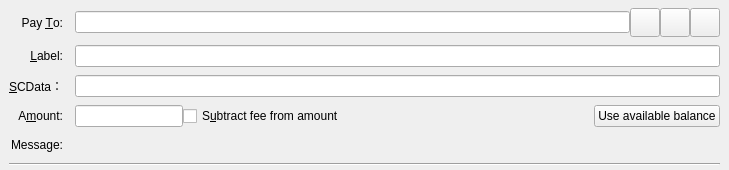
<?xml version="1.0" encoding="UTF-8"?>
<ui version="4.0">
 <class>SendCoinsEntry</class>
 <widget class="QStackedWidget" name="SendCoinsEntry">
  <property name="geometry">
   <rect>
    <x>0</x>
    <y>0</y>
    <width>729</width>
    <height>170</height>
   </rect>
  </property>
  <property name="focusPolicy">
   <enum>Qt::TabFocus</enum>
  </property>
  <property name="autoFillBackground">
   <bool>false</bool>
  </property>
  <widget class="QFrame" name="SendCoins">
   <property name="toolTip">
    <string>This is a normal payment.</string>
   </property>
   <property name="frameShape">
    <enum>QFrame::NoFrame</enum>
   </property>
   <layout class="QGridLayout" name="gridLayout">
    <property name="topMargin">
     <number>8</number>
    </property>
    <property name="bottomMargin">
     <number>4</number>
    </property>
    <property name="horizontalSpacing">
     <number>12</number>
    </property>
    <property name="verticalSpacing">
     <number>8</number>
    </property>
    <item row="0" column="0">
     <widget class="QLabel" name="payToLabel">
      <property name="text">
       <string>Pay &amp;To:</string>
      </property>
      <property name="alignment">
       <set>Qt::AlignRight|Qt::AlignTrailing|Qt::AlignVCenter</set>
      </property>
      <property name="buddy">
       <cstring>payTo</cstring>
      </property>
     </widget>
    </item>
    <item row="0" column="1">
     <layout class="QHBoxLayout" name="payToLayout">
      <property name="spacing">
       <number>0</number>
      </property>
      <item>
       <widget class="QValidatedLineEdit" name="payTo">
        <property name="toolTip">
         <string>The Bitcoin address to send the payment to</string>
        </property>
       </widget>
      </item>
      <item>
       <widget class="QToolButton" name="addressBookButton">
        <property name="toolTip">
         <string>Choose previously used address</string>
        </property>
        <property name="text">
         <string/>
        </property>
        <property name="icon">
         <iconset resource="../bitcoin.qrc">
          <normaloff>:/icons/address-book</normaloff>:/icons/address-book</iconset>
        </property>
        <property name="iconSize">
         <size>
          <width>22</width>
          <height>22</height>
         </size>
        </property>
        <property name="shortcut">
         <string>Alt+A</string>
        </property>
       </widget>
      </item>
      <item>
       <widget class="QToolButton" name="pasteButton">
        <property name="toolTip">
         <string>Paste address from clipboard</string>
        </property>
        <property name="text">
         <string/>
        </property>
        <property name="icon">
         <iconset resource="../bitcoin.qrc">
          <normaloff>:/icons/editpaste</normaloff>:/icons/editpaste</iconset>
        </property>
        <property name="iconSize">
         <size>
          <width>22</width>
          <height>22</height>
         </size>
        </property>
        <property name="shortcut">
         <string>Alt+P</string>
        </property>
       </widget>
      </item>
      <item>
       <widget class="QToolButton" name="deleteButton">
        <property name="toolTip">
         <string>Remove this entry</string>
        </property>
        <property name="text">
         <string/>
        </property>
        <property name="icon">
         <iconset resource="../bitcoin.qrc">
          <normaloff>:/icons/remove</normaloff>:/icons/remove</iconset>
        </property>
        <property name="iconSize">
         <size>
          <width>22</width>
          <height>22</height>
         </size>
        </property>
       </widget>
      </item>
     </layout>
    </item>
    <item row="1" column="0">
     <widget class="QLabel" name="labellLabel">
      <property name="text">
       <string>&amp;Label:</string>
      </property>
      <property name="alignment">
       <set>Qt::AlignRight|Qt::AlignTrailing|Qt::AlignVCenter</set>
      </property>
      <property name="buddy">
       <cstring>addAsLabel</cstring>
      </property>
     </widget>
    </item>
    <item row="1" column="1">
     <widget class="QLineEdit" name="addAsLabel">
      <property name="toolTip">
       <string>Enter a label for this address to add it to the list of used addresses</string>
      </property>
     </widget>
    </item>
    <item row="2" column="0">
       <widget class="QLabel" name="labellData">
         <property name="text">
           <string>&amp;SCData：</string>
         </property>
         <property name="alignment">
           <set>Qt::AlignRight|Qt::AlignTrailing|Qt::AlignVCenter</set>
         </property>
         <property name="buddy">
           <cstring>addAsData</cstring>
         </property>
       </widget>
     </item>
    <item row="2" column="1">
       <widget class="QLineEdit" name="addAsData">
         <property name="toolTip">
           <string>Enter Data </string>
         </property>
       </widget>
    </item>

    <item row="3" column="0">
     <widget class="QLabel" name="amountLabel">
      <property name="text">
       <string>A&amp;mount:</string>
      </property>
      <property name="alignment">
       <set>Qt::AlignRight|Qt::AlignTrailing|Qt::AlignVCenter</set>
      </property>
      <property name="buddy">
       <cstring>payAmount</cstring>
      </property>
     </widget>
    </item>
    <item row="3" column="1">
     <layout class="QHBoxLayout" name="horizontalLayoutAmount" stretch="0,1,0">
      <item>
       <widget class="BitcoinAmountField" name="payAmount"/>
      </item>
      <item>
       <widget class="QCheckBox" name="checkboxSubtractFeeFromAmount">
        <property name="toolTip">
         <string>The fee will be deducted from the amount being sent. The recipient will receive less bitcoins than you enter in the amount field. If multiple recipients are selected, the fee is split equally.</string>
        </property>
        <property name="text">
         <string>S&amp;ubtract fee from amount</string>
        </property>
       </widget>
      </item>
      <item>
       <widget class="QPushButton" name="useAvailableBalanceButton">
        <property name="text">
         <string>Use available balance</string>
        </property>
       </widget>
      </item>
     </layout>
    </item>
    <item row="4" column="0">
     <widget class="QLabel" name="messageLabel">
      <property name="text">
       <string>Message:</string>
      </property>
      <property name="alignment">
       <set>Qt::AlignRight|Qt::AlignTrailing|Qt::AlignVCenter</set>
      </property>
     </widget>
    </item>
    <item row="4" column="1">
     <widget class="QLabel" name="messageTextLabel">
      <property name="toolTip">
       <string>A message that was attached to the bitcoin: URI which will be stored with the transaction for your reference. Note: This message will not be sent over the Bitcoin network.</string>
      </property>
      <property name="textFormat">
       <enum>Qt::PlainText</enum>
      </property>
     </widget>
    </item>
    <item row="5" column="0" colspan="2">
     <widget class="Line" name="line">
      <property name="orientation">
       <enum>Qt::Horizontal</enum>
      </property>
     </widget>
    </item>
   </layout>
  </widget>
  <widget class="QFrame" name="SendCoins_UnauthenticatedPaymentRequest">
   <property name="palette">
    <palette>
     <active>
      <colorrole role="WindowText">
       <brush brushstyle="SolidPattern">
        <color alpha="255">
         <red>0</red>
         <green>0</green>
         <blue>0</blue>
        </color>
       </brush>
      </colorrole>
      <colorrole role="Button">
       <brush brushstyle="SolidPattern">
        <color alpha="255">
         <red>255</red>
         <green>255</green>
         <blue>127</blue>
        </color>
       </brush>
      </colorrole>
      <colorrole role="Light">
       <brush brushstyle="SolidPattern">
        <color alpha="255">
         <red>255</red>
         <green>255</green>
         <blue>255</blue>
        </color>
       </brush>
      </colorrole>
      <colorrole role="Midlight">
       <brush brushstyle="SolidPattern">
        <color alpha="255">
         <red>255</red>
         <green>255</green>
         <blue>191</blue>
        </color>
       </brush>
      </colorrole>
      <colorrole role="Dark">
       <brush brushstyle="SolidPattern">
        <color alpha="255">
         <red>127</red>
         <green>127</green>
         <blue>63</blue>
        </color>
       </brush>
      </colorrole>
      <colorrole role="Mid">
       <brush brushstyle="SolidPattern">
        <color alpha="255">
         <red>170</red>
         <green>170</green>
         <blue>84</blue>
        </color>
       </brush>
      </colorrole>
      <colorrole role="Text">
       <brush brushstyle="SolidPattern">
        <color alpha="255">
         <red>0</red>
         <green>0</green>
         <blue>0</blue>
        </color>
       </brush>
      </colorrole>
      <colorrole role="BrightText">
       <brush brushstyle="SolidPattern">
        <color alpha="255">
         <red>255</red>
         <green>255</green>
         <blue>255</blue>
        </color>
       </brush>
      </colorrole>
      <colorrole role="ButtonText">
       <brush brushstyle="SolidPattern">
        <color alpha="255">
         <red>0</red>
         <green>0</green>
         <blue>0</blue>
        </color>
       </brush>
      </colorrole>
      <colorrole role="Base">
       <brush brushstyle="SolidPattern">
        <color alpha="255">
         <red>255</red>
         <green>255</green>
         <blue>255</blue>
        </color>
       </brush>
      </colorrole>
      <colorrole role="Window">
       <brush brushstyle="SolidPattern">
        <color alpha="255">
         <red>255</red>
         <green>255</green>
         <blue>127</blue>
        </color>
       </brush>
      </colorrole>
      <colorrole role="Shadow">
       <brush brushstyle="SolidPattern">
        <color alpha="255">
         <red>0</red>
         <green>0</green>
         <blue>0</blue>
        </color>
       </brush>
      </colorrole>
      <colorrole role="AlternateBase">
       <brush brushstyle="SolidPattern">
        <color alpha="255">
         <red>255</red>
         <green>255</green>
         <blue>191</blue>
        </color>
       </brush>
      </colorrole>
      <colorrole role="ToolTipBase">
       <brush brushstyle="SolidPattern">
        <color alpha="255">
         <red>255</red>
         <green>255</green>
         <blue>220</blue>
        </color>
       </brush>
      </colorrole>
      <colorrole role="ToolTipText">
       <brush brushstyle="SolidPattern">
        <color alpha="255">
         <red>0</red>
         <green>0</green>
         <blue>0</blue>
        </color>
       </brush>
      </colorrole>
     </active>
     <inactive>
      <colorrole role="WindowText">
       <brush brushstyle="SolidPattern">
        <color alpha="255">
         <red>0</red>
         <green>0</green>
         <blue>0</blue>
        </color>
       </brush>
      </colorrole>
      <colorrole role="Button">
       <brush brushstyle="SolidPattern">
        <color alpha="255">
         <red>255</red>
         <green>255</green>
         <blue>127</blue>
        </color>
       </brush>
      </colorrole>
      <colorrole role="Light">
       <brush brushstyle="SolidPattern">
        <color alpha="255">
         <red>255</red>
         <green>255</green>
         <blue>255</blue>
        </color>
       </brush>
      </colorrole>
      <colorrole role="Midlight">
       <brush brushstyle="SolidPattern">
        <color alpha="255">
         <red>255</red>
         <green>255</green>
         <blue>191</blue>
        </color>
       </brush>
      </colorrole>
      <colorrole role="Dark">
       <brush brushstyle="SolidPattern">
        <color alpha="255">
         <red>127</red>
         <green>127</green>
         <blue>63</blue>
        </color>
       </brush>
      </colorrole>
      <colorrole role="Mid">
       <brush brushstyle="SolidPattern">
        <color alpha="255">
         <red>170</red>
         <green>170</green>
         <blue>84</blue>
        </color>
       </brush>
      </colorrole>
      <colorrole role="Text">
       <brush brushstyle="SolidPattern">
        <color alpha="255">
         <red>0</red>
         <green>0</green>
         <blue>0</blue>
        </color>
       </brush>
      </colorrole>
      <colorrole role="BrightText">
       <brush brushstyle="SolidPattern">
        <color alpha="255">
         <red>255</red>
         <green>255</green>
         <blue>255</blue>
        </color>
       </brush>
      </colorrole>
      <colorrole role="ButtonText">
       <brush brushstyle="SolidPattern">
        <color alpha="255">
         <red>0</red>
         <green>0</green>
         <blue>0</blue>
        </color>
       </brush>
      </colorrole>
      <colorrole role="Base">
       <brush brushstyle="SolidPattern">
        <color alpha="255">
         <red>255</red>
         <green>255</green>
         <blue>255</blue>
        </color>
       </brush>
      </colorrole>
      <colorrole role="Window">
       <brush brushstyle="SolidPattern">
        <color alpha="255">
         <red>255</red>
         <green>255</green>
         <blue>127</blue>
        </color>
       </brush>
      </colorrole>
      <colorrole role="Shadow">
       <brush brushstyle="SolidPattern">
        <color alpha="255">
         <red>0</red>
         <green>0</green>
         <blue>0</blue>
        </color>
       </brush>
      </colorrole>
      <colorrole role="AlternateBase">
       <brush brushstyle="SolidPattern">
        <color alpha="255">
         <red>255</red>
         <green>255</green>
         <blue>191</blue>
        </color>
       </brush>
      </colorrole>
      <colorrole role="ToolTipBase">
       <brush brushstyle="SolidPattern">
        <color alpha="255">
         <red>255</red>
         <green>255</green>
         <blue>220</blue>
        </color>
       </brush>
      </colorrole>
      <colorrole role="ToolTipText">
       <brush brushstyle="SolidPattern">
        <color alpha="255">
         <red>0</red>
         <green>0</green>
         <blue>0</blue>
        </color>
       </brush>
      </colorrole>
     </inactive>
     <disabled>
      <colorrole role="WindowText">
       <brush brushstyle="SolidPattern">
        <color alpha="255">
         <red>127</red>
         <green>127</green>
         <blue>63</blue>
        </color>
       </brush>
      </colorrole>
      <colorrole role="Button">
       <brush brushstyle="SolidPattern">
        <color alpha="255">
         <red>255</red>
         <green>255</green>
         <blue>127</blue>
        </color>
       </brush>
      </colorrole>
      <colorrole role="Light">
       <brush brushstyle="SolidPattern">
        <color alpha="255">
         <red>255</red>
         <green>255</green>
         <blue>255</blue>
        </color>
       </brush>
      </colorrole>
      <colorrole role="Midlight">
       <brush brushstyle="SolidPattern">
        <color alpha="255">
         <red>255</red>
         <green>255</green>
         <blue>191</blue>
        </color>
       </brush>
      </colorrole>
      <colorrole role="Dark">
       <brush brushstyle="SolidPattern">
        <color alpha="255">
         <red>127</red>
         <green>127</green>
         <blue>63</blue>
        </color>
       </brush>
      </colorrole>
      <colorrole role="Mid">
       <brush brushstyle="SolidPattern">
        <color alpha="255">
         <red>170</red>
         <green>170</green>
         <blue>84</blue>
        </color>
       </brush>
      </colorrole>
      <colorrole role="Text">
       <brush brushstyle="SolidPattern">
        <color alpha="255">
         <red>127</red>
         <green>127</green>
         <blue>63</blue>
        </color>
       </brush>
      </colorrole>
      <colorrole role="BrightText">
       <brush brushstyle="SolidPattern">
        <color alpha="255">
         <red>255</red>
         <green>255</green>
         <blue>255</blue>
        </color>
       </brush>
      </colorrole>
      <colorrole role="ButtonText">
       <brush brushstyle="SolidPattern">
        <color alpha="255">
         <red>127</red>
         <green>127</green>
         <blue>63</blue>
        </color>
       </brush>
      </colorrole>
      <colorrole role="Base">
       <brush brushstyle="SolidPattern">
        <color alpha="255">
         <red>255</red>
         <green>255</green>
         <blue>127</blue>
        </color>
       </brush>
      </colorrole>
      <colorrole role="Window">
       <brush brushstyle="SolidPattern">
        <color alpha="255">
         <red>255</red>
         <green>255</green>
         <blue>127</blue>
        </color>
       </brush>
      </colorrole>
      <colorrole role="Shadow">
       <brush brushstyle="SolidPattern">
        <color alpha="255">
         <red>0</red>
         <green>0</green>
         <blue>0</blue>
        </color>
       </brush>
      </colorrole>
      <colorrole role="AlternateBase">
       <brush brushstyle="SolidPattern">
        <color alpha="255">
         <red>255</red>
         <green>255</green>
         <blue>127</blue>
        </color>
       </brush>
      </colorrole>
      <colorrole role="ToolTipBase">
       <brush brushstyle="SolidPattern">
        <color alpha="255">
         <red>255</red>
         <green>255</green>
         <blue>220</blue>
        </color>
       </brush>
      </colorrole>
      <colorrole role="ToolTipText">
       <brush brushstyle="SolidPattern">
        <color alpha="255">
         <red>0</red>
         <green>0</green>
         <blue>0</blue>
        </color>
       </brush>
      </colorrole>
     </disabled>
    </palette>
   </property>
   <property name="toolTip">
    <string>This is an unauthenticated payment request.</string>
   </property>
   <property name="autoFillBackground">
    <bool>true</bool>
   </property>
   <property name="frameShape">
    <enum>QFrame::NoFrame</enum>
   </property>
   <layout class="QGridLayout" name="gridLayout_is">
    <property name="spacing">
     <number>12</number>
    </property>
    <item row="0" column="0">
     <widget class="QLabel" name="payToLabel_is">
      <property name="text">
       <string>Pay To:</string>
      </property>
      <property name="alignment">
       <set>Qt::AlignRight|Qt::AlignTrailing|Qt::AlignVCenter</set>
      </property>
     </widget>
    </item>
    <item row="0" column="1">
     <layout class="QHBoxLayout" name="payToLayout_is">
      <property name="spacing">
       <number>0</number>
      </property>
      <item>
       <widget class="QLabel" name="payTo_is"/>
      </item>
      <item>
       <widget class="QToolButton" name="deleteButton_is">
        <property name="toolTip">
         <string>Remove this entry</string>
        </property>
        <property name="text">
         <string/>
        </property>
        <property name="icon">
         <iconset resource="../bitcoin.qrc">
          <normaloff>:/icons/remove</normaloff>:/icons/remove</iconset>
        </property>
       </widget>
      </item>
     </layout>
    </item>
    <item row="1" column="0">
     <widget class="QLabel" name="memoLabel_is">
      <property name="text">
       <string>Memo:</string>
      </property>
      <property name="alignment">
       <set>Qt::AlignRight|Qt::AlignTrailing|Qt::AlignVCenter</set>
      </property>
     </widget>
    </item>
    <item row="1" column="1">
     <widget class="QLabel" name="memoTextLabel_is">
      <property name="textFormat">
       <enum>Qt::PlainText</enum>
      </property>
     </widget>
    </item>
    <item row="2" column="0">
     <widget class="QLabel" name="amountLabel_is">
      <property name="text">
       <string>A&amp;mount:</string>
      </property>
      <property name="alignment">
       <set>Qt::AlignRight|Qt::AlignTrailing|Qt::AlignVCenter</set>
      </property>
      <property name="buddy">
       <cstring>payAmount_is</cstring>
      </property>
     </widget>
    </item>
    <item row="2" column="1">
     <widget class="BitcoinAmountField" name="payAmount_is">
      <property name="acceptDrops">
       <bool>false</bool>
      </property>
     </widget>
    </item>
   </layout>
  </widget>
  <widget class="QFrame" name="SendCoins_AuthenticatedPaymentRequest">
   <property name="palette">
    <palette>
     <active>
      <colorrole role="WindowText">
       <brush brushstyle="SolidPattern">
        <color alpha="255">
         <red>0</red>
         <green>0</green>
         <blue>0</blue>
        </color>
       </brush>
      </colorrole>
      <colorrole role="Button">
       <brush brushstyle="SolidPattern">
        <color alpha="255">
         <red>140</red>
         <green>232</green>
         <blue>119</blue>
        </color>
       </brush>
      </colorrole>
      <colorrole role="Light">
       <brush brushstyle="SolidPattern">
        <color alpha="255">
         <red>230</red>
         <green>255</green>
         <blue>224</blue>
        </color>
       </brush>
      </colorrole>
      <colorrole role="Midlight">
       <brush brushstyle="SolidPattern">
        <color alpha="255">
         <red>185</red>
         <green>243</green>
         <blue>171</blue>
        </color>
       </brush>
      </colorrole>
      <colorrole role="Dark">
       <brush brushstyle="SolidPattern">
        <color alpha="255">
         <red>70</red>
         <green>116</green>
         <blue>59</blue>
        </color>
       </brush>
      </colorrole>
      <colorrole role="Mid">
       <brush brushstyle="SolidPattern">
        <color alpha="255">
         <red>93</red>
         <green>155</green>
         <blue>79</blue>
        </color>
       </brush>
      </colorrole>
      <colorrole role="Text">
       <brush brushstyle="SolidPattern">
        <color alpha="255">
         <red>0</red>
         <green>0</green>
         <blue>0</blue>
        </color>
       </brush>
      </colorrole>
      <colorrole role="BrightText">
       <brush brushstyle="SolidPattern">
        <color alpha="255">
         <red>155</red>
         <green>255</green>
         <blue>147</blue>
        </color>
       </brush>
      </colorrole>
      <colorrole role="ButtonText">
       <brush brushstyle="SolidPattern">
        <color alpha="255">
         <red>0</red>
         <green>0</green>
         <blue>0</blue>
        </color>
       </brush>
      </colorrole>
      <colorrole role="Base">
       <brush brushstyle="SolidPattern">
        <color alpha="255">
         <red>119</red>
         <green>255</green>
         <blue>233</blue>
        </color>
       </brush>
      </colorrole>
      <colorrole role="Window">
       <brush brushstyle="SolidPattern">
        <color alpha="255">
         <red>140</red>
         <green>232</green>
         <blue>119</blue>
        </color>
       </brush>
      </colorrole>
      <colorrole role="Shadow">
       <brush brushstyle="SolidPattern">
        <color alpha="255">
         <red>0</red>
         <green>0</green>
         <blue>0</blue>
        </color>
       </brush>
      </colorrole>
      <colorrole role="AlternateBase">
       <brush brushstyle="SolidPattern">
        <color alpha="255">
         <red>197</red>
         <green>243</green>
         <blue>187</blue>
        </color>
       </brush>
      </colorrole>
      <colorrole role="NoRole">
       <brush brushstyle="SolidPattern">
        <color alpha="255">
         <red>125</red>
         <green>194</green>
         <blue>122</blue>
        </color>
       </brush>
      </colorrole>
      <colorrole role="ToolTipBase">
       <brush brushstyle="SolidPattern">
        <color alpha="255">
         <red>255</red>
         <green>255</green>
         <blue>220</blue>
        </color>
       </brush>
      </colorrole>
      <colorrole role="ToolTipText">
       <brush brushstyle="SolidPattern">
        <color alpha="255">
         <red>0</red>
         <green>0</green>
         <blue>0</blue>
        </color>
       </brush>
      </colorrole>
     </active>
     <inactive>
      <colorrole role="WindowText">
       <brush brushstyle="SolidPattern">
        <color alpha="255">
         <red>0</red>
         <green>0</green>
         <blue>0</blue>
        </color>
       </brush>
      </colorrole>
      <colorrole role="Button">
       <brush brushstyle="SolidPattern">
        <color alpha="255">
         <red>140</red>
         <green>232</green>
         <blue>119</blue>
        </color>
       </brush>
      </colorrole>
      <colorrole role="Light">
       <brush brushstyle="SolidPattern">
        <color alpha="255">
         <red>230</red>
         <green>255</green>
         <blue>224</blue>
        </color>
       </brush>
      </colorrole>
      <colorrole role="Midlight">
       <brush brushstyle="SolidPattern">
        <color alpha="255">
         <red>185</red>
         <green>243</green>
         <blue>171</blue>
        </color>
       </brush>
      </colorrole>
      <colorrole role="Dark">
       <brush brushstyle="SolidPattern">
        <color alpha="255">
         <red>70</red>
         <green>116</green>
         <blue>59</blue>
        </color>
       </brush>
      </colorrole>
      <colorrole role="Mid">
       <brush brushstyle="SolidPattern">
        <color alpha="255">
         <red>93</red>
         <green>155</green>
         <blue>79</blue>
        </color>
       </brush>
      </colorrole>
      <colorrole role="Text">
       <brush brushstyle="SolidPattern">
        <color alpha="255">
         <red>0</red>
         <green>0</green>
         <blue>0</blue>
        </color>
       </brush>
      </colorrole>
      <colorrole role="BrightText">
       <brush brushstyle="SolidPattern">
        <color alpha="255">
         <red>155</red>
         <green>255</green>
         <blue>147</blue>
        </color>
       </brush>
      </colorrole>
      <colorrole role="ButtonText">
       <brush brushstyle="SolidPattern">
        <color alpha="255">
         <red>0</red>
         <green>0</green>
         <blue>0</blue>
        </color>
       </brush>
      </colorrole>
      <colorrole role="Base">
       <brush brushstyle="SolidPattern">
        <color alpha="255">
         <red>119</red>
         <green>255</green>
         <blue>233</blue>
        </color>
       </brush>
      </colorrole>
      <colorrole role="Window">
       <brush brushstyle="SolidPattern">
        <color alpha="255">
         <red>140</red>
         <green>232</green>
         <blue>119</blue>
        </color>
       </brush>
      </colorrole>
      <colorrole role="Shadow">
       <brush brushstyle="SolidPattern">
        <color alpha="255">
         <red>0</red>
         <green>0</green>
         <blue>0</blue>
        </color>
       </brush>
      </colorrole>
      <colorrole role="AlternateBase">
       <brush brushstyle="SolidPattern">
        <color alpha="255">
         <red>197</red>
         <green>243</green>
         <blue>187</blue>
        </color>
       </brush>
      </colorrole>
      <colorrole role="NoRole">
       <brush brushstyle="SolidPattern">
        <color alpha="255">
         <red>125</red>
         <green>194</green>
         <blue>122</blue>
        </color>
       </brush>
      </colorrole>
      <colorrole role="ToolTipBase">
       <brush brushstyle="SolidPattern">
        <color alpha="255">
         <red>255</red>
         <green>255</green>
         <blue>220</blue>
        </color>
       </brush>
      </colorrole>
      <colorrole role="ToolTipText">
       <brush brushstyle="SolidPattern">
        <color alpha="255">
         <red>0</red>
         <green>0</green>
         <blue>0</blue>
        </color>
       </brush>
      </colorrole>
     </inactive>
     <disabled>
      <colorrole role="WindowText">
       <brush brushstyle="SolidPattern">
        <color alpha="255">
         <red>70</red>
         <green>116</green>
         <blue>59</blue>
        </color>
       </brush>
      </colorrole>
      <colorrole role="Button">
       <brush brushstyle="SolidPattern">
        <color alpha="255">
         <red>140</red>
         <green>232</green>
         <blue>119</blue>
        </color>
       </brush>
      </colorrole>
      <colorrole role="Light">
       <brush brushstyle="SolidPattern">
        <color alpha="255">
         <red>230</red>
         <green>255</green>
         <blue>224</blue>
        </color>
       </brush>
      </colorrole>
      <colorrole role="Midlight">
       <brush brushstyle="SolidPattern">
        <color alpha="255">
         <red>185</red>
         <green>243</green>
         <blue>171</blue>
        </color>
       </brush>
      </colorrole>
      <colorrole role="Dark">
       <brush brushstyle="SolidPattern">
        <color alpha="255">
         <red>70</red>
         <green>116</green>
         <blue>59</blue>
        </color>
       </brush>
      </colorrole>
      <colorrole role="Mid">
       <brush brushstyle="SolidPattern">
        <color alpha="255">
         <red>93</red>
         <green>155</green>
         <blue>79</blue>
        </color>
       </brush>
      </colorrole>
      <colorrole role="Text">
       <brush brushstyle="SolidPattern">
        <color alpha="255">
         <red>70</red>
         <green>116</green>
         <blue>59</blue>
        </color>
       </brush>
      </colorrole>
      <colorrole role="BrightText">
       <brush brushstyle="SolidPattern">
        <color alpha="255">
         <red>155</red>
         <green>255</green>
         <blue>147</blue>
        </color>
       </brush>
      </colorrole>
      <colorrole role="ButtonText">
       <brush brushstyle="SolidPattern">
        <color alpha="255">
         <red>70</red>
         <green>116</green>
         <blue>59</blue>
        </color>
       </brush>
      </colorrole>
      <colorrole role="Base">
       <brush brushstyle="SolidPattern">
        <color alpha="255">
         <red>140</red>
         <green>232</green>
         <blue>119</blue>
        </color>
       </brush>
      </colorrole>
      <colorrole role="Window">
       <brush brushstyle="SolidPattern">
        <color alpha="255">
         <red>140</red>
         <green>232</green>
         <blue>119</blue>
        </color>
       </brush>
      </colorrole>
      <colorrole role="Shadow">
       <brush brushstyle="SolidPattern">
        <color alpha="255">
         <red>0</red>
         <green>0</green>
         <blue>0</blue>
        </color>
       </brush>
      </colorrole>
      <colorrole role="AlternateBase">
       <brush brushstyle="SolidPattern">
        <color alpha="255">
         <red>140</red>
         <green>232</green>
         <blue>119</blue>
        </color>
       </brush>
      </colorrole>
      <colorrole role="NoRole">
       <brush brushstyle="SolidPattern">
        <color alpha="255">
         <red>125</red>
         <green>194</green>
         <blue>122</blue>
        </color>
       </brush>
      </colorrole>
      <colorrole role="ToolTipBase">
       <brush brushstyle="SolidPattern">
        <color alpha="255">
         <red>255</red>
         <green>255</green>
         <blue>220</blue>
        </color>
       </brush>
      </colorrole>
      <colorrole role="ToolTipText">
       <brush brushstyle="SolidPattern">
        <color alpha="255">
         <red>0</red>
         <green>0</green>
         <blue>0</blue>
        </color>
       </brush>
      </colorrole>
     </disabled>
    </palette>
   </property>
   <property name="toolTip">
    <string>This is an authenticated payment request.</string>
   </property>
   <property name="autoFillBackground">
    <bool>true</bool>
   </property>
   <property name="frameShape">
    <enum>QFrame::NoFrame</enum>
   </property>
   <layout class="QGridLayout" name="gridLayout_s">
    <property name="spacing">
     <number>12</number>
    </property>
    <item row="0" column="0">
     <widget class="QLabel" name="payToLabel_s">
      <property name="text">
       <string>Pay To:</string>
      </property>
      <property name="alignment">
       <set>Qt::AlignRight|Qt::AlignTrailing|Qt::AlignVCenter</set>
      </property>
     </widget>
    </item>
    <item row="0" column="1">
     <layout class="QHBoxLayout" name="payToLayout_s">
      <property name="spacing">
       <number>0</number>
      </property>
      <item>
       <widget class="QLabel" name="payTo_s">
        <property name="textFormat">
         <enum>Qt::PlainText</enum>
        </property>
       </widget>
      </item>
      <item>
       <widget class="QToolButton" name="deleteButton_s">
        <property name="toolTip">
         <string>Remove this entry</string>
        </property>
        <property name="text">
         <string/>
        </property>
        <property name="icon">
         <iconset resource="../bitcoin.qrc">
          <normaloff>:/icons/remove</normaloff>:/icons/remove</iconset>
        </property>
       </widget>
      </item>
     </layout>
    </item>
    <item row="1" column="0">
     <widget class="QLabel" name="memoLabel_s">
      <property name="text">
       <string>Memo:</string>
      </property>
      <property name="alignment">
       <set>Qt::AlignRight|Qt::AlignTrailing|Qt::AlignVCenter</set>
      </property>
     </widget>
    </item>
    <item row="1" column="1">
     <widget class="QLabel" name="memoTextLabel_s">
      <property name="textFormat">
       <enum>Qt::PlainText</enum>
      </property>
     </widget>
    </item>
    <item row="2" column="0">
     <widget class="QLabel" name="amountLabel_s">
      <property name="text">
       <string>A&amp;mount:</string>
      </property>
      <property name="alignment">
       <set>Qt::AlignRight|Qt::AlignTrailing|Qt::AlignVCenter</set>
      </property>
      <property name="buddy">
       <cstring>payAmount_s</cstring>
      </property>
     </widget>
    </item>
    <item row="2" column="1">
     <widget class="BitcoinAmountField" name="payAmount_s">
      <property name="acceptDrops">
       <bool>false</bool>
      </property>
     </widget>
    </item>
   </layout>
  </widget>
 </widget>
 <customwidgets>
  <customwidget>
   <class>QValidatedLineEdit</class>
   <extends>QLineEdit</extends>
   <header>qt/qvalidatedlineedit.h</header>
  </customwidget>
  <customwidget>
   <class>BitcoinAmountField</class>
   <extends>QLineEdit</extends>
   <header>qt/bitcoinamountfield.h</header>
  </customwidget>
 </customwidgets>
 <tabstops>
  <tabstop>payTo</tabstop>
  <tabstop>addressBookButton</tabstop>
  <tabstop>pasteButton</tabstop>
  <tabstop>deleteButton</tabstop>
  <tabstop>addAsLabel</tabstop>
  <tabstop>payAmount</tabstop>
  <tabstop>payAmount_is</tabstop>
  <tabstop>deleteButton_is</tabstop>
  <tabstop>payAmount_s</tabstop>
  <tabstop>deleteButton_s</tabstop>
 </tabstops>
 <resources>
  <include location="../bitcoin.qrc"/>
 </resources>
 <connections/>
</ui>
